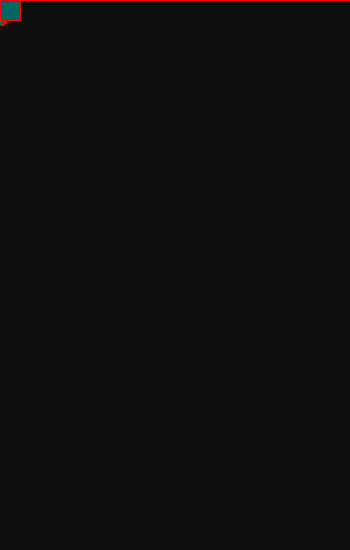
Frame 1 (no input)
Frame 60 (the mouse pressed at the canvas centre just before this capture): blank canvas, image omitted
Frame 120 (the mouse held since frame 60 and released just before this capture): blank canvas, image omitted

The Processing sketch that drew this single still picture (run headless with seeded random() and noise(); from frame 60 on, the mouse is pressed at the canvas centre):

// Processing sketch: processing_92065
// ── processing_92065.pde

//Ben Norskov
//Array and For Loop interaction
//March 5, 2013
int num_of_ellipse = 200;
float[] elX = new float[num_of_ellipse];
float[] elY = new float[num_of_ellipse];
float[] elSpeed = new float[num_of_ellipse];
float gravity = .5;

int currentClick = 0;
void setup() {
  size(350, 550);
}

void draw() {
  background(14, 14, 14);
  for (int i = 0; i < num_of_ellipse; i++) {
    drawMyStuff(elX[i], elY[i]);
    elY[i] += elSpeed[i];
    elSpeed[i] += gravity;
  }
}

void drawMyStuff(float x, float y) {

  fill(0, 100, map(y, 0, height, 100, 255));
  ellipse(x, y, 20, 50);
  stroke(255, 0, 0);
  line(0, y, width, y);
  rect(x, y, 20, 20);
}

void mouseDragged() {
  elX[currentClick] = mouseX;
  elY[currentClick] = mouseY;
  elSpeed[currentClick] = -10;
  currentClick +=1;
  if (currentClick >= num_of_ellipse) {// == 20
    currentClick =0;
  }
}
